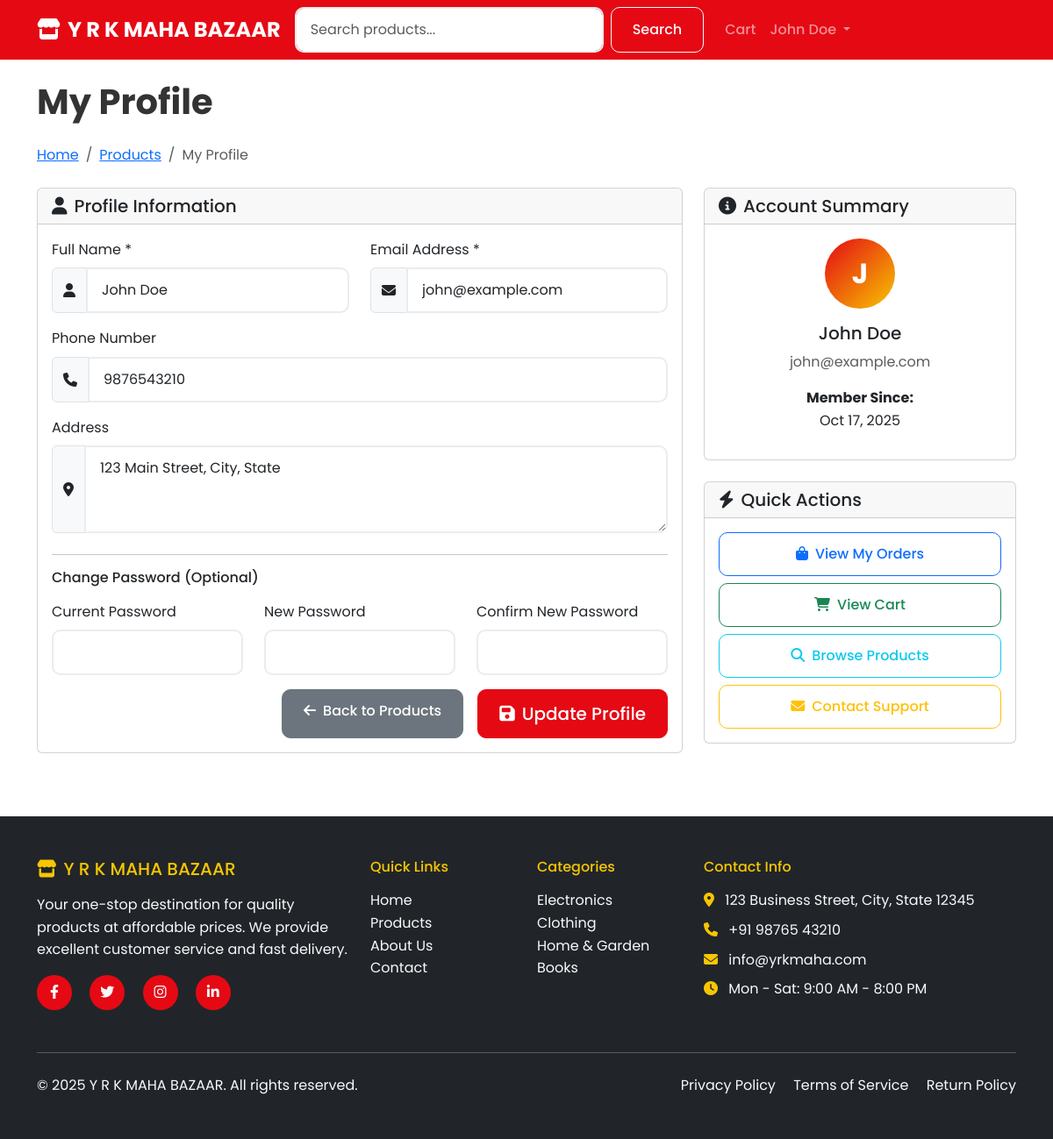
The app's page /products/profile.php (signed in) with its own data.
### tables this page shows
CREATE TABLE users (
    user_id INT AUTO_INCREMENT PRIMARY KEY,
    name VARCHAR(100) NOT NULL,
    email VARCHAR(100) UNIQUE NOT NULL,
    password VARCHAR(255) NOT NULL,
    phone VARCHAR(15),
    address TEXT,
    created_at TIMESTAMP DEFAULT CURRENT_TIMESTAMP,
    is_active BOOLEAN DEFAULT TRUE
);

### includes/functions.php (called while the page is built, shortened)
<?php
function isLoggedIn() {
    return isset($_SESSION['user_id']);
}
function getUserInfo($user_id) {
    global $conn;
    $query = "SELECT * FROM users WHERE user_id = ?";
    $stmt = $conn->prepare($query);
    $stmt->bind_param("i", $user_id);
    $stmt->execute();
    $result = $stmt->get_result();
    return $result->fetch_assoc();
}
?>

### products/profile.php (the view, shortened to what this page needs)
<?php
require_once '../includes/db_connect.php';
require_once '../includes/functions.php';
include '../includes/header.php';
$user_id = $_SESSION['user_id'];
$user_info = getUserInfo($user_id);
?>
<div class="container py-4">
    <div class="row">
        <div class="col-12">
            <h1 class="display-6 fw-bold mb-4">My Profile</h1>
            <nav aria-label="breadcrumb" class="mb-4">
                <ol class="breadcrumb">
                    <li class="breadcrumb-item"><a href="../index.php">Home</a></li>
                    <li class="breadcrumb-item"><a href="product-list.php">Products</a></li>
                    <li class="breadcrumb-item active">My Profile</li>
                </ol>
            </nav>
        </div>
    </div>
    <div class="row">
        <div class="col-lg-8">
            <div class="card">
                <div class="card-header">
                    <h5 class="mb-0"><i class="fas fa-user me-2"></i>Profile Information</h5>
                </div>
                <div class="card-body">
                    <form method="POST" class="needs-validation" novalidate>
                        <div class="row">
                            <div class="col-md-6 mb-3">
                                <label for="name" class="form-label">Full Name *</label>
                                <div class="input-group">
                                    <span class="input-group-text"><i class="fas fa-user"></i></span>
                                    <input type="text" class="form-control" id="name" name="name"
                                           value="<?php echo htmlspecialchars($user_info['name']); ?>"
                                           required>
                                </div>
                            </div>
                            <div class="col-md-6 mb-3">
                                <label for="email" class="form-label">Email Address *</label>
                                <div class="input-group">
                                    <span class="input-group-text"><i class="fas fa-envelope"></i></span>
                                    <input type="email" class="form-control" id="email" name="email"
                                           value="<?php echo htmlspecialchars($user_info['email']); ?>"
                                           required>
                                </div>
                            </div>
                        </div>
                        <div class="mb-3">
                            <label for="phone" class="form-label">Phone Number</label>
                            <div class="input-group">
                                <span class="input-group-text"><i class="fas fa-phone"></i></span>
                                <input type="tel" class="form-control" id="phone" name="phone"
                                       value="<?php echo htmlspecialchars($user_info['phone']); ?>">
                            </div>
                        </div>
                        <div class="mb-4">
                            <label for="address" class="form-label">Address</label>
                            <div class="input-group">
                                <span class="input-group-text"><i class="fas fa-map-marker-alt"></i></span>
                                <textarea class="form-control" id="address" name="address" rows="3"><?php echo htmlspecialchars($user_info['address']); ?></textarea>
                            </div>
                        </div>
                        <hr>
                        <h6 class="mb-3">Change Password (Optional)</h6>
                        <div class="row">
                            <div class="col-md-4 mb-3">
                                <label for="current_password" class="form-label">Current Password</label>
                                <input type="password" class="form-control" id="current_password" name="current_password">
                            </div>
                            <div class="col-md-4 mb-3">
                                <label for="new_password" class="form-label">New Password</label>
                                <input type="password" class="form-control" id="new_password" name="new_password">
                            </div>
                            <div class="col-md-4 mb-3">
                                <label for="confirm_password" class="form-label">Confirm New Password</label>
                                <input type="password" class="form-control" id="confirm_password" name="confirm_password">
                            </div>
                        </div>
                        <div class="d-grid gap-2 d-md-flex justify-content-md-end">
                            <a href="product-list.php" class="btn btn-secondary me-2">
                                <i class="fas fa-arrow-left me-2"></i>Back to Products
                            </a>
                            <button type="submit" class="btn btn-primary btn-lg">
                                <i class="fas fa-save me-2"></i>Update Profile
                            </button>
                        </div>
                    </form>
                </div>
            </div>
        </div>
        <div class="col-lg-4">
            <div class="card mb-4">
                <div class="card-header">
                    <h5 class="mb-0"><i class="fas fa-info-circle me-2"></i>Account Summary</h5>
                </div>
                <div class="card-body text-center">
                    <div class="avatar-circle mx-auto mb-3" style="width: 80px; height: 80px; font-size: 2rem;">
                        <?php echo strtoupper(substr($user_info['name'], 0, 1)); ?>
                    </div>
                    <h5><?php echo htmlspecialchars($user_info['name']); ?></h5>
                    <p class="text-muted"><?php echo htmlspecialchars($user_info['email']); ?></p>
                    <p><strong>Member Since:</strong><br><?php echo date('M d, Y', strtotime($user_info['created_at'])); ?></p>
                </div>
            </div>
            <div class="card">
                <div class="card-header">
                    <h5 class="mb-0"><i class="fas fa-bolt me-2"></i>Quick Actions</h5>
                </div>
                <div class="card-body">
                    <div class="d-grid gap-2">
                        <a href="orders.php" class="btn btn-outline-primary">
                            <i class="fas fa-shopping-bag me-2"></i>View My Orders
                        </a>
                        <a href="cart/cart.php" class="btn btn-outline-success">
                            <i class="fas fa-shopping-cart me-2"></i>View Cart
                        </a>
                        <a href="product-list.php" class="btn btn-outline-info">
                            <i class="fas fa-search me-2"></i>Browse Products
                        </a>
                        <a href="contact.php" class="btn btn-outline-warning">
                            <i class="fas fa-envelope me-2"></i>Contact Support
                        </a>
                    </div>
                </div>
            </div>
        </div>
    </div>
</div>
<?php include '../includes/footer.php'; ?>

### includes/header.php (shortened to what this page needs)
<!DOCTYPE html>
<html lang="en">
<head>
    <link href="https://cdn.jsdelivr.net/npm/bootstrap@5.3.0/dist/css/bootstrap.min.css" rel="stylesheet">
    <link rel="stylesheet" href="https://cdnjs.cloudflare.com/ajax/libs/font-awesome/6.4.0/css/all.min.css">
    <link rel="stylesheet" href="assets/css/style.css">
</head>
<body>
    <nav class="navbar navbar-expand-lg navbar-dark bg-primary sticky-top">
        <div class="container">
            <a class="navbar-brand fw-bold" href="index.php">
                <i class="fas fa-store me-2"></i>Y R K MAHA BAZAAR
            </a>
            <div class="collapse navbar-collapse" id="navbarNav">
                <form class="d-flex me-3" method="GET" action="products/product-list.php">
                    <input class="form-control me-2" type="search" name="search" placeholder="Search products..."
                           value="<?php echo isset($_GET['search']) ? htmlspecialchars($_GET['search']) : ''; ?>">
                    <button class="btn btn-outline-light" type="submit">
                        Search
                    </button>
                </form>
                <ul class="navbar-nav">
                    <?php if (isLoggedIn()): ?>
                        <li class="nav-item">
                            <a class="nav-link position-relative" href="cart/cart.php">
                                Cart
                            </a>
                        </li>
                        <li class="nav-item dropdown">
                            <a class="nav-link dropdown-toggle" href="#" id="navbarDropdown" role="button" data-bs-toggle="dropdown">
                                <?php
                                $user_info = getUserInfo($_SESSION['user_id']);
                                echo htmlspecialchars($user_info['name']);
                                ?>
                            </a>
                        </li>
                    <?php endif; ?>
                </ul>
            </div>
        </div>
    </nav>

### assets/css/style.css (style rules this page uses)
* { margin: 0; padding: 0; box-sizing: border-box; }
body { font-family: 'Poppins', sans-serif; line-height: 1.6; color: #333; }
:root { --primary-color: #E50914; --secondary-color: #F7C600; --dark-color: #1a1a1a; --light-color: #f8f9fa; --success-color: #28a745; --danger-color: #dc3545; --warning-color: #ffc107; --info-color: #17a2b8; }
.bg-primary { background-color: var(--primary-color) !important; }
.btn-primary { background-color: var(--primary-color); border-color: var(--primary-color); }
.navbar-brand { font-size: 1.5rem; font-weight: 700; }
.navbar-nav .nav-link { font-weight: 500; transition: color 0.3s ease; }
.form-control { border-radius: 10px; border: 2px solid #e9ecef; padding: 0.75rem 1rem; transition: border-color 0.3s ease; }
.btn { border-radius: 10px; padding: 0.75rem 1.5rem; font-weight: 500; transition: all 0.3s ease; }
html { scroll-behavior: smooth; -webkit-text-size-adjust: 100%; }
* { -webkit-tap-highlight-color: rgba(229, 9, 20, 0.2); -webkit-touch-callout: none; }
a, button, .btn { -webkit-tap-highlight-color: rgba(229, 9, 20, 0.3); }
body { -webkit-overflow-scrolling: touch; overflow-x: hidden; }

### products/profile.php (style rules this page uses)
.avatar-circle { width: 80px; height: 80px; border-radius: 50%; background: linear-gradient(135deg, #E50914, #F7C600); display: flex; align-items: center; justify-content: center; color: white; font-weight: bold; }

### records on screen
users: name "John Doe", email "john@example.com", phone "9876543210", address "123 Main Street, City, State", name "J", created_at "Oct 17, 2025"
